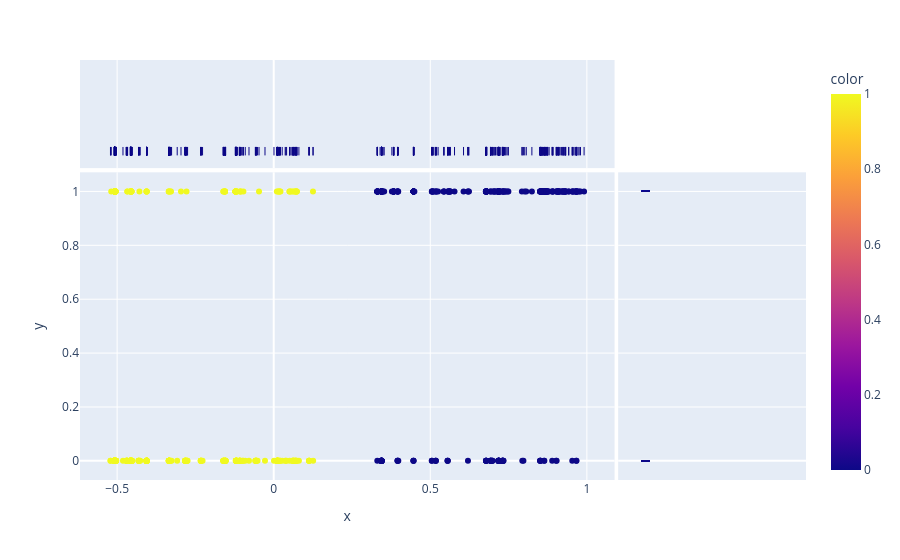

Write notebook code for a chart like this one.
### Code cell
#  PC1-PC4 are give the highest returns (93%).
#  Here the clusters are clear.
fig1 = px.scatter(
                x = fulldata.PC1,
                y = fulldata.Survived,
                color = fulldata.Sex,
                marginal_y="rug", 
                marginal_x="rug")
fig1.show()

### Figure 1 — Plotly figure (JSON) as saved in the notebook; plotly's stock layout.template omitted (floating-point values rounded to 4 significant figures; data arrays with more than 128 entries replaced by an {"elided": "..."} marker saying what was removed)
{"data": [{"hovertemplate": "x=%{x}<br>y=%{y}<br>color=%{marker.color}<extra></extra>", "legendgroup": "", "marker": {"color": {"elided": "891 int values"}, "coloraxis": "coloraxis", "symbol": "circle"}, "mode": "markers", "name": "", "showlegend": false, "type": "scatter", "x": {"elided": "891 float values"}, "xaxis": "x", "y": {"elided": "891 int values"}, "yaxis": "y"}, {"alignmentgroup": "True", "boxpoints": "all", "fillcolor": "rgba(255,255,255,0)", "hoveron": "points", "hovertemplate": "x=%{x}<extra></extra>", "jitter": 0, "legendgroup": "", "line": {"color": "rgba(255,255,255,0)"}, "marker": {"color": "#0d0887", "symbol": "line-ns-open"}, "name": "", "offsetgroup": "", "showlegend": false, "type": "box", "x": {"elided": "891 float values"}, "xaxis": "x3", "yaxis": "y3"}, {"alignmentgroup": "True", "boxpoints": "all", "fillcolor": "rgba(255,255,255,0)", "hoveron": "points", "hovertemplate": "y=%{y}<extra></extra>", "jitter": 0, "legendgroup": "", "line": {"color": "rgba(255,255,255,0)"}, "marker": {"color": "#0d0887", "symbol": "line-ew-open"}, "name": "", "offsetgroup": "", "showlegend": false, "type": "box", "xaxis": "x2", "y": {"elided": "891 int values"}, "yaxis": "y2"}], "layout": {"coloraxis": {"colorbar": {"title": {"text": "color"}}, "colorscale": [[0, "#0d0887"], [0.1111, "#46039f"], [0.2222, "#7201a8"], [0.3333, "#9c179e"], [0.4444, "#bd3786"], [0.5556, "#d8576b"], [0.6667, "#ed7953"], [0.7778, "#fb9f3a"], [0.8889, "#fdca26"], [1, "#f0f921"]]}, "legend": {"tracegroupgap": 0}, "margin": {"t": 60}, "xaxis": {"anchor": "y", "domain": [0, 0.7363], "title": {"text": "x"}}, "xaxis2": {"anchor": "y2", "domain": [0.7413, 1], "matches": "x2", "showgrid": false, "showline": false, "showticklabels": false, "ticks": ""}, "xaxis3": {"anchor": "y3", "domain": [0, 0.7363], "matches": "x", "showgrid": true, "showticklabels": false}, "xaxis4": {"anchor": "y4", "domain": [0.7413, 1], "matches": "x2", "showgrid": false, "showline": false, "showticklabels": false, "ticks": ""}, "yaxis": {"anchor": "x", "domain": [0, 0.7326], "title": {"text": "y"}}, "yaxis2": {"anchor": "x2", "domain": [0, 0.7326], "matches": "y", "showgrid": true, "showticklabels": false}, "yaxis3": {"anchor": "x3", "domain": [0.7426, 1], "matches": "y3", "showgrid": false, "showline": false, "showticklabels": false, "ticks": ""}, "yaxis4": {"anchor": "x4", "domain": [0.7426, 1], "matches": "y3", "showgrid": true, "showline": false, "showticklabels": false, "ticks": ""}}}
